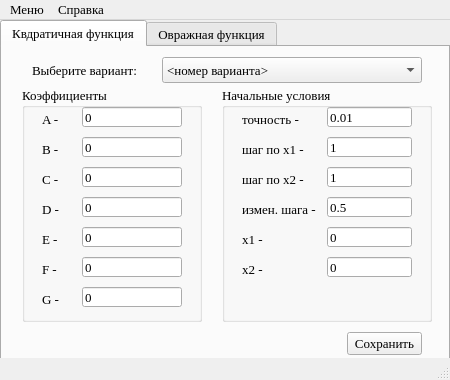
<?xml version="1.0" encoding="UTF-8"?>
<ui version="4.0">
 <class>MainWindow</class>
 <widget class="QMainWindow" name="MainWindow">
  <property name="geometry">
   <rect>
    <x>0</x>
    <y>0</y>
    <width>450</width>
    <height>380</height>
   </rect>
  </property>
  <property name="sizePolicy">
   <sizepolicy hsizetype="Fixed" vsizetype="Fixed">
    <horstretch>0</horstretch>
    <verstretch>0</verstretch>
   </sizepolicy>
  </property>
  <property name="minimumSize">
   <size>
    <width>450</width>
    <height>380</height>
   </size>
  </property>
  <property name="maximumSize">
   <size>
    <width>450</width>
    <height>380</height>
   </size>
  </property>
  <property name="font">
   <font>
    <family>Times New Roman</family>
    <pointsize>10</pointsize>
   </font>
  </property>
  <property name="windowTitle">
   <string>Методы оптимизации 2010 - задание вариантов</string>
  </property>
  <property name="windowIcon">
   <iconset resource="data.qrc">
    <normaloff>:/icon/icon.bmp</normaloff>:/icon/icon.bmp</iconset>
  </property>
  <widget class="QWidget" name="centralwidget">
   <widget class="QTabWidget" name="tabWidget">
    <property name="geometry">
     <rect>
      <x>0</x>
      <y>0</y>
      <width>450</width>
      <height>340</height>
     </rect>
    </property>
    <property name="currentIndex">
     <number>0</number>
    </property>
    <widget class="QWidget" name="quadFunction">
     <attribute name="title">
      <string>Квдратичная функция</string>
     </attribute>
     <widget class="QLabel" name="label">
      <property name="geometry">
       <rect>
        <x>30</x>
        <y>10</y>
        <width>120</width>
        <height>26</height>
       </rect>
      </property>
      <property name="text">
       <string>Выберите вариант:</string>
      </property>
     </widget>
     <widget class="QGroupBox" name="quadKoef">
      <property name="geometry">
       <rect>
        <x>20</x>
        <y>40</y>
        <width>180</width>
        <height>235</height>
       </rect>
      </property>
      <property name="title">
       <string>Коэффициенты</string>
      </property>
      <widget class="QLabel" name="label_2">
       <property name="geometry">
        <rect>
         <x>20</x>
         <y>20</y>
         <width>20</width>
         <height>25</height>
        </rect>
       </property>
       <property name="text">
        <string>A -</string>
       </property>
      </widget>
      <widget class="QLabel" name="label_3">
       <property name="geometry">
        <rect>
         <x>20</x>
         <y>50</y>
         <width>20</width>
         <height>25</height>
        </rect>
       </property>
       <property name="text">
        <string>B -</string>
       </property>
      </widget>
      <widget class="QLabel" name="label_4">
       <property name="geometry">
        <rect>
         <x>20</x>
         <y>80</y>
         <width>20</width>
         <height>25</height>
        </rect>
       </property>
       <property name="text">
        <string>C -</string>
       </property>
      </widget>
      <widget class="QLabel" name="label_5">
       <property name="geometry">
        <rect>
         <x>20</x>
         <y>110</y>
         <width>20</width>
         <height>25</height>
        </rect>
       </property>
       <property name="text">
        <string>D -</string>
       </property>
      </widget>
      <widget class="QLabel" name="label_6">
       <property name="geometry">
        <rect>
         <x>20</x>
         <y>140</y>
         <width>20</width>
         <height>25</height>
        </rect>
       </property>
       <property name="text">
        <string>E -</string>
       </property>
      </widget>
      <widget class="QLabel" name="label_7">
       <property name="geometry">
        <rect>
         <x>20</x>
         <y>170</y>
         <width>20</width>
         <height>25</height>
        </rect>
       </property>
       <property name="text">
        <string>F -</string>
       </property>
      </widget>
      <widget class="QLabel" name="label_8">
       <property name="geometry">
        <rect>
         <x>20</x>
         <y>200</y>
         <width>20</width>
         <height>25</height>
        </rect>
       </property>
       <property name="text">
        <string>G -</string>
       </property>
      </widget>
      <widget class="QLineEdit" name="a">
       <property name="geometry">
        <rect>
         <x>60</x>
         <y>20</y>
         <width>100</width>
         <height>20</height>
        </rect>
       </property>
       <property name="text">
        <string>0</string>
       </property>
      </widget>
      <widget class="QLineEdit" name="b">
       <property name="geometry">
        <rect>
         <x>60</x>
         <y>50</y>
         <width>100</width>
         <height>20</height>
        </rect>
       </property>
       <property name="text">
        <string>0</string>
       </property>
      </widget>
      <widget class="QLineEdit" name="c">
       <property name="geometry">
        <rect>
         <x>60</x>
         <y>80</y>
         <width>100</width>
         <height>20</height>
        </rect>
       </property>
       <property name="text">
        <string>0</string>
       </property>
      </widget>
      <widget class="QLineEdit" name="d">
       <property name="geometry">
        <rect>
         <x>60</x>
         <y>110</y>
         <width>100</width>
         <height>20</height>
        </rect>
       </property>
       <property name="text">
        <string>0</string>
       </property>
      </widget>
      <widget class="QLineEdit" name="e">
       <property name="geometry">
        <rect>
         <x>60</x>
         <y>140</y>
         <width>100</width>
         <height>20</height>
        </rect>
       </property>
       <property name="text">
        <string>0</string>
       </property>
      </widget>
      <widget class="QLineEdit" name="f">
       <property name="geometry">
        <rect>
         <x>60</x>
         <y>170</y>
         <width>100</width>
         <height>20</height>
        </rect>
       </property>
       <property name="text">
        <string>0</string>
       </property>
      </widget>
      <widget class="QLineEdit" name="g">
       <property name="geometry">
        <rect>
         <x>60</x>
         <y>200</y>
         <width>100</width>
         <height>20</height>
        </rect>
       </property>
       <property name="text">
        <string>0</string>
       </property>
      </widget>
     </widget>
     <widget class="QGroupBox" name="quadSimpleCon">
      <property name="geometry">
       <rect>
        <x>220</x>
        <y>40</y>
        <width>210</width>
        <height>235</height>
       </rect>
      </property>
      <property name="title">
       <string>Начальные условия</string>
      </property>
      <widget class="QLabel" name="label_9">
       <property name="geometry">
        <rect>
         <x>20</x>
         <y>20</y>
         <width>80</width>
         <height>25</height>
        </rect>
       </property>
       <property name="text">
        <string>точность -</string>
       </property>
      </widget>
      <widget class="QLabel" name="label_10">
       <property name="geometry">
        <rect>
         <x>20</x>
         <y>50</y>
         <width>80</width>
         <height>25</height>
        </rect>
       </property>
       <property name="text">
        <string>шаг по х1 -</string>
       </property>
      </widget>
      <widget class="QLabel" name="label_11">
       <property name="geometry">
        <rect>
         <x>20</x>
         <y>80</y>
         <width>80</width>
         <height>25</height>
        </rect>
       </property>
       <property name="text">
        <string>шаг по х2 -</string>
       </property>
      </widget>
      <widget class="QLabel" name="label_12">
       <property name="geometry">
        <rect>
         <x>20</x>
         <y>110</y>
         <width>80</width>
         <height>25</height>
        </rect>
       </property>
       <property name="text">
        <string>измен. шага -</string>
       </property>
      </widget>
      <widget class="QLabel" name="label_13">
       <property name="geometry">
        <rect>
         <x>20</x>
         <y>140</y>
         <width>80</width>
         <height>25</height>
        </rect>
       </property>
       <property name="text">
        <string>х1 -</string>
       </property>
      </widget>
      <widget class="QLabel" name="label_14">
       <property name="geometry">
        <rect>
         <x>20</x>
         <y>170</y>
         <width>80</width>
         <height>25</height>
        </rect>
       </property>
       <property name="text">
        <string>х2 -</string>
       </property>
      </widget>
      <widget class="QLineEdit" name="accuracy">
       <property name="geometry">
        <rect>
         <x>105</x>
         <y>20</y>
         <width>85</width>
         <height>20</height>
        </rect>
       </property>
       <property name="text">
        <string>0.01</string>
       </property>
      </widget>
      <widget class="QLineEdit" name="stepx1">
       <property name="geometry">
        <rect>
         <x>105</x>
         <y>50</y>
         <width>85</width>
         <height>20</height>
        </rect>
       </property>
       <property name="text">
        <string>1</string>
       </property>
      </widget>
      <widget class="QLineEdit" name="stepx2">
       <property name="geometry">
        <rect>
         <x>105</x>
         <y>80</y>
         <width>85</width>
         <height>20</height>
        </rect>
       </property>
       <property name="text">
        <string>1</string>
       </property>
      </widget>
      <widget class="QLineEdit" name="stepChange">
       <property name="geometry">
        <rect>
         <x>105</x>
         <y>110</y>
         <width>85</width>
         <height>20</height>
        </rect>
       </property>
       <property name="text">
        <string>0.5</string>
       </property>
      </widget>
      <widget class="QLineEdit" name="x1">
       <property name="geometry">
        <rect>
         <x>105</x>
         <y>140</y>
         <width>85</width>
         <height>20</height>
        </rect>
       </property>
       <property name="text">
        <string>0</string>
       </property>
      </widget>
      <widget class="QLineEdit" name="x2">
       <property name="geometry">
        <rect>
         <x>105</x>
         <y>170</y>
         <width>85</width>
         <height>20</height>
        </rect>
       </property>
       <property name="text">
        <string>0</string>
       </property>
      </widget>
     </widget>
     <widget class="QPushButton" name="save_button">
      <property name="geometry">
       <rect>
        <x>345</x>
        <y>285</y>
        <width>75</width>
        <height>23</height>
       </rect>
      </property>
      <property name="text">
       <string>Сохранить</string>
      </property>
     </widget>
     <widget class="QComboBox" name="comboBox">
      <property name="geometry">
       <rect>
        <x>160</x>
        <y>10</y>
        <width>260</width>
        <height>26</height>
       </rect>
      </property>
      <item>
       <property name="text">
        <string>&lt;номер варианта&gt;</string>
       </property>
      </item>
     </widget>
    </widget>
    <widget class="QWidget" name="ravinFunction">
     <attribute name="title">
      <string>Овражная функция</string>
     </attribute>
     <widget class="QLabel" name="label_15">
      <property name="geometry">
       <rect>
        <x>30</x>
        <y>10</y>
        <width>120</width>
        <height>26</height>
       </rect>
      </property>
      <property name="text">
       <string>Выберите вариант:</string>
      </property>
     </widget>
     <widget class="QComboBox" name="comboBox_ravin">
      <property name="geometry">
       <rect>
        <x>160</x>
        <y>10</y>
        <width>260</width>
        <height>26</height>
       </rect>
      </property>
      <item>
       <property name="text">
        <string>&lt;номер варианта&gt;</string>
       </property>
      </item>
     </widget>
     <widget class="QGroupBox" name="ravinSimpleCon">
      <property name="geometry">
       <rect>
        <x>220</x>
        <y>40</y>
        <width>210</width>
        <height>235</height>
       </rect>
      </property>
      <property name="title">
       <string>Начальные условия</string>
      </property>
      <widget class="QLabel" name="label_16">
       <property name="geometry">
        <rect>
         <x>20</x>
         <y>20</y>
         <width>80</width>
         <height>25</height>
        </rect>
       </property>
       <property name="text">
        <string>точность -</string>
       </property>
      </widget>
      <widget class="QLabel" name="label_17">
       <property name="geometry">
        <rect>
         <x>20</x>
         <y>50</y>
         <width>80</width>
         <height>25</height>
        </rect>
       </property>
       <property name="text">
        <string>шаг по х1 -</string>
       </property>
      </widget>
      <widget class="QLabel" name="label_18">
       <property name="geometry">
        <rect>
         <x>20</x>
         <y>80</y>
         <width>80</width>
         <height>25</height>
        </rect>
       </property>
       <property name="text">
        <string>шаг по х2 -</string>
       </property>
      </widget>
      <widget class="QLabel" name="label_19">
       <property name="geometry">
        <rect>
         <x>20</x>
         <y>110</y>
         <width>80</width>
         <height>25</height>
        </rect>
       </property>
       <property name="text">
        <string>измен. шага -</string>
       </property>
      </widget>
      <widget class="QLabel" name="label_20">
       <property name="geometry">
        <rect>
         <x>20</x>
         <y>140</y>
         <width>80</width>
         <height>25</height>
        </rect>
       </property>
       <property name="text">
        <string>х1 -</string>
       </property>
      </widget>
      <widget class="QLabel" name="label_21">
       <property name="geometry">
        <rect>
         <x>20</x>
         <y>170</y>
         <width>80</width>
         <height>25</height>
        </rect>
       </property>
       <property name="text">
        <string>х2 -</string>
       </property>
      </widget>
      <widget class="QLineEdit" name="accuracy_ravin">
       <property name="geometry">
        <rect>
         <x>105</x>
         <y>20</y>
         <width>85</width>
         <height>20</height>
        </rect>
       </property>
       <property name="text">
        <string>0.01</string>
       </property>
      </widget>
      <widget class="QLineEdit" name="stepx1_ravin">
       <property name="geometry">
        <rect>
         <x>105</x>
         <y>50</y>
         <width>85</width>
         <height>20</height>
        </rect>
       </property>
       <property name="text">
        <string>1</string>
       </property>
      </widget>
      <widget class="QLineEdit" name="stepx2_ravin">
       <property name="geometry">
        <rect>
         <x>105</x>
         <y>80</y>
         <width>85</width>
         <height>20</height>
        </rect>
       </property>
       <property name="text">
        <string>1</string>
       </property>
      </widget>
      <widget class="QLineEdit" name="stepChange_ravin">
       <property name="geometry">
        <rect>
         <x>105</x>
         <y>110</y>
         <width>85</width>
         <height>20</height>
        </rect>
       </property>
       <property name="text">
        <string>0.5</string>
       </property>
      </widget>
      <widget class="QLineEdit" name="x1_ravin">
       <property name="geometry">
        <rect>
         <x>105</x>
         <y>140</y>
         <width>85</width>
         <height>20</height>
        </rect>
       </property>
       <property name="text">
        <string>0</string>
       </property>
      </widget>
      <widget class="QLineEdit" name="x2_ravin">
       <property name="geometry">
        <rect>
         <x>105</x>
         <y>170</y>
         <width>85</width>
         <height>20</height>
        </rect>
       </property>
       <property name="text">
        <string>0</string>
       </property>
      </widget>
     </widget>
     <widget class="QPushButton" name="save_button_ravin">
      <property name="geometry">
       <rect>
        <x>345</x>
        <y>285</y>
        <width>75</width>
        <height>23</height>
       </rect>
      </property>
      <property name="text">
       <string>Сохранить</string>
      </property>
     </widget>
     <widget class="QGroupBox" name="ravinKoef">
      <property name="geometry">
       <rect>
        <x>20</x>
        <y>40</y>
        <width>180</width>
        <height>235</height>
       </rect>
      </property>
      <property name="title">
       <string>Коэффициенты</string>
      </property>
      <widget class="QLabel" name="label_22">
       <property name="geometry">
        <rect>
         <x>20</x>
         <y>20</y>
         <width>20</width>
         <height>25</height>
        </rect>
       </property>
       <property name="text">
        <string>A -</string>
       </property>
      </widget>
      <widget class="QLabel" name="label_23">
       <property name="geometry">
        <rect>
         <x>20</x>
         <y>50</y>
         <width>20</width>
         <height>25</height>
        </rect>
       </property>
       <property name="text">
        <string>B -</string>
       </property>
      </widget>
      <widget class="QLineEdit" name="a_ravin">
       <property name="geometry">
        <rect>
         <x>60</x>
         <y>20</y>
         <width>100</width>
         <height>20</height>
        </rect>
       </property>
       <property name="text">
        <string>0</string>
       </property>
      </widget>
      <widget class="QLineEdit" name="b_ravin">
       <property name="geometry">
        <rect>
         <x>60</x>
         <y>50</y>
         <width>100</width>
         <height>20</height>
        </rect>
       </property>
       <property name="text">
        <string>0</string>
       </property>
      </widget>
     </widget>
    </widget>
   </widget>
  </widget>
  <widget class="QMenuBar" name="menubar">
   <property name="geometry">
    <rect>
     <x>0</x>
     <y>0</y>
     <width>450</width>
     <height>23</height>
    </rect>
   </property>
   <widget class="QMenu" name="menu">
    <property name="title">
     <string>Меню</string>
    </property>
    <addaction name="exit"/>
   </widget>
   <widget class="QMenu" name="info">
    <property name="title">
     <string>Справка</string>
    </property>
    <addaction name="help"/>
    <addaction name="separator"/>
    <addaction name="about_prog"/>
   </widget>
   <addaction name="menu"/>
   <addaction name="info"/>
  </widget>
  <widget class="QStatusBar" name="statusbar"/>
  <action name="help">
   <property name="text">
    <string>Справка</string>
   </property>
  </action>
  <action name="about_prog">
   <property name="text">
    <string>О программе...</string>
   </property>
  </action>
  <action name="exit">
   <property name="text">
    <string>Выход</string>
   </property>
  </action>
 </widget>
 <tabstops>
  <tabstop>tabWidget</tabstop>
  <tabstop>comboBox</tabstop>
  <tabstop>a</tabstop>
  <tabstop>b</tabstop>
  <tabstop>c</tabstop>
  <tabstop>d</tabstop>
  <tabstop>e</tabstop>
  <tabstop>f</tabstop>
  <tabstop>g</tabstop>
  <tabstop>accuracy</tabstop>
  <tabstop>stepx1</tabstop>
  <tabstop>stepx2</tabstop>
  <tabstop>stepChange</tabstop>
  <tabstop>x1</tabstop>
  <tabstop>x2</tabstop>
  <tabstop>save_button</tabstop>
  <tabstop>comboBox_ravin</tabstop>
  <tabstop>a_ravin</tabstop>
  <tabstop>b_ravin</tabstop>
  <tabstop>accuracy_ravin</tabstop>
  <tabstop>stepx1_ravin</tabstop>
  <tabstop>stepx2_ravin</tabstop>
  <tabstop>stepChange_ravin</tabstop>
  <tabstop>x1_ravin</tabstop>
  <tabstop>x2_ravin</tabstop>
  <tabstop>save_button_ravin</tabstop>
 </tabstops>
 <resources>
  <include location="data.qrc"/>
 </resources>
 <connections>
  <connection>
   <sender>exit</sender>
   <signal>activated()</signal>
   <receiver>MainWindow</receiver>
   <slot>close()</slot>
   <hints>
    <hint type="sourcelabel">
     <x>-1</x>
     <y>-1</y>
    </hint>
    <hint type="destinationlabel">
     <x>224</x>
     <y>84</y>
    </hint>
   </hints>
  </connection>
 </connections>
</ui>
